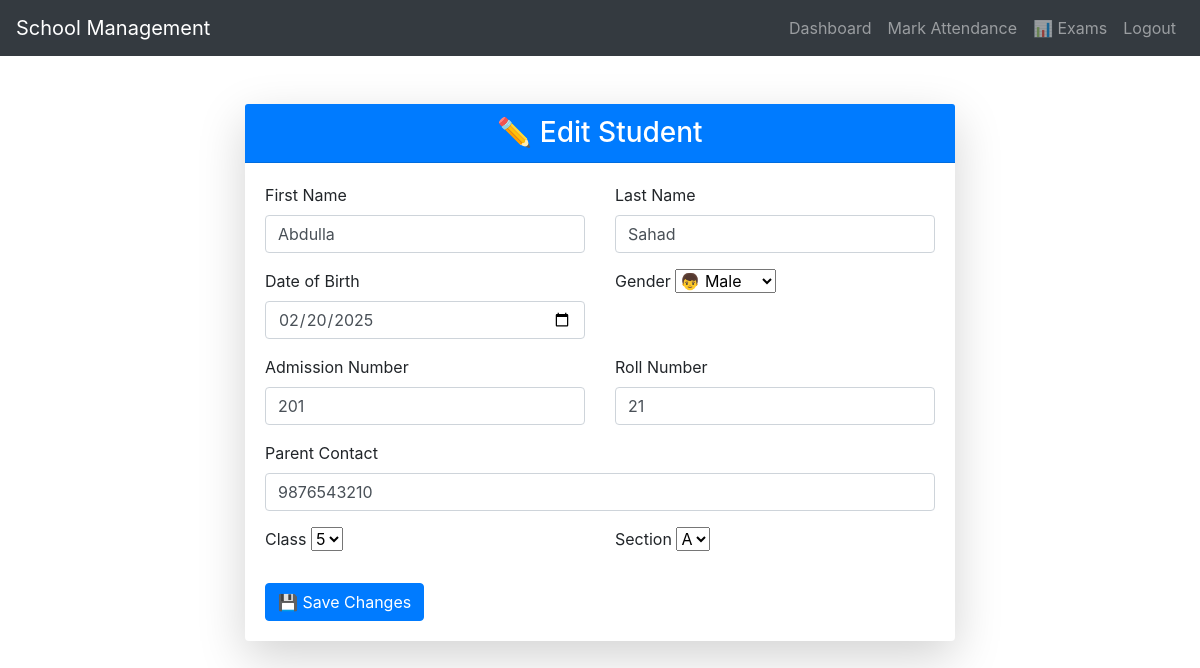
The page /edit_student/1 (signed in) on the database its author committed.
### dashboard/models.py (models this page shows, shortened)
class Student(db.Model):
    id = db.Column(db.Integer, primary_key=True)
    school_id = db.Column(db.Integer, db.ForeignKey('school.id'), nullable=False)
    class_id = db.Column(db.Integer, db.ForeignKey('class.id'), nullable=False)
    section_id = db.Column(db.Integer, db.ForeignKey('section.id'), nullable=False)
    first_name = db.Column(db.String(100), nullable=False)
    last_name = db.Column(db.String(100), nullable=False)
    dob = db.Column(db.Date, nullable=False)
    gender = db.Column(db.Enum('Male', 'Female', 'Other', name="gender_types"), nullable=False)
    admission_number = db.Column(db.String(50), unique=True, nullable=False)
    roll_number = db.Column(db.String(50), nullable=False)
    parent_contact = db.Column(db.String(20), nullable=False)
    attendance = db.relationship('Attendance', backref='student', lazy=True)
    marks = db.relationship('Mark', backref='student', lazy=True)
    parents = db.relationship('Parent', backref='student', lazy=True)

class Class(db.Model):
    id = db.Column(db.Integer, primary_key=True)
    school_id = db.Column(db.Integer, db.ForeignKey('school.id'), nullable=False)
    class_name = db.Column(db.String(10), nullable=False)
    sections = db.relationship('Section', backref='class', lazy=True)
    subjects = db.relationship('Subject', backref='class', lazy=True)
    exams = db.relationship('Exam', backref='class', lazy=True)
    students = db.relationship('Student', backref='class', lazy=True)

class Section(db.Model):
    id = db.Column(db.Integer, primary_key=True)
    class_id = db.Column(db.Integer, db.ForeignKey('class.id'), nullable=False)
    section_name = db.Column(db.String(5), nullable=False)
    students = db.relationship('Student', backref='section', lazy=True)
    exams = db.relationship('Exam', backref='section', lazy=True)

### dashboard/views.py (the view, shortened to what this page needs)
@app.route('/edit_student/<int:student_id>', methods=['GET', 'POST'])
@login_required
def edit_student(student_id):
    student = Student.query.get_or_404(student_id)
    classes = Class.query.all()
    sections = Section.query.all()
    return render_template('edit_student.html', student=student, classes=classes, sections=sections)

### dashboard/__init__.py (called while the page is built)
@login_manager.user_loader
def load_user(user_id):
    user = User.query.get(int(user_id))
    return user

### dashboard/models.py (called while the page is built)
    @property
    def is_authenticated(self):
        return True

### dashboard/templates/edit_student.html (shortened to what this page needs)
{% extends "base.html" %}
{% block content %}
<div class="container mt-5">
    <div class="row justify-content-center">
        <div class="col-lg-8 col-md-10">
            <div class="card shadow-lg border-0 rounded-3">
                <div class="card-header bg-primary text-white text-center">
                    <h3 class="mb-0">✏️ Edit Student</h3>
                </div>
                <div class="card-body">
                    <form method="POST" action="{{ url_for('edit_student', student_id=student.id) }}" class="needs-validation" novalidate>
                        <div class="row">
                            <div class="col-md-6">
                                <label for="first_name" class="form-label">First Name</label>
                                <input type="text" class="form-control" id="first_name" name="first_name" value="{{ student.first_name }}" required>
                            </div>
                            <div class="col-md-6">
                                <label for="last_name" class="form-label">Last Name</label>
                                <input type="text" class="form-control" id="last_name" name="last_name" value="{{ student.last_name }}" required>
                            </div>
                        </div>
                        <div class="row mt-3">
                            <div class="col-md-6">
                                <label for="dob" class="form-label">Date of Birth</label>
                                <input type="date" class="form-control" id="dob" name="dob" value="{{ student.dob }}" required>
                            </div>
                            <div class="col-md-6">
                                <label for="gender" class="form-label">Gender</label>
                                <select class="form-select" id="gender" name="gender" required>
                                    <option value="Male" {% if student.gender == 'Male' %} selected {% endif %}>👦 Male</option>
                                </select>
                            </div>
                        </div>
                        <div class="row mt-3">
                            <div class="col-md-6">
                                <label for="admission_number" class="form-label">Admission Number</label>
                                <input type="text" class="form-control" id="admission_number" name="admission_number" value="{{ student.admission_number }}" required>
                            </div>
                            <div class="col-md-6">
                                <label for="roll_number" class="form-label">Roll Number</label>
                                <input type="text" class="form-control" id="roll_number" name="roll_number" value="{{ student.roll_number }}" required>
                            </div>
                        </div>
                        <div class="mt-3">
                            <label for="parent_contact" class="form-label">Parent Contact</label>
                            <input type="tel" class="form-control" id="parent_contact" name="parent_contact" value="{{ student.parent_contact }}" pattern="[0-9]{10}" required>
                        </div>
                        <div class="row mt-3">
                            <div class="col-md-6">
                                <label for="class_id" class="form-label">Class</label>
                                <select class="form-select" id="class_id" name="class_id" required>
                                    {% for class in classes %}
                                        <option value="{{ class.id }}" {% if student.class_id == class.id %} selected {% endif %}>{{ class.class_name }}</option>
                                    {% endfor %}
                                </select>
                            </div>
                            <div class="col-md-6">
                                <label for="section_id" class="form-label">Section</label>
                                <select class="form-select" id="section_id" name="section_id" required>
                                    {% for section in sections %}
                                        <option value="{{ section.id }}" {% if student.section_id == section.id %} selected {% endif %}>{{ section.section_name }}</option>
                                    {% endfor %}
                                </select>
                            </div>
                        </div>
                        <div class="d-grid mt-4">
                            <button type="submit" class="btn btn-primary">💾 Save Changes</button>
                        </div>
                    </form>
                </div>
            </div>
        </div>
    </div>
</div>
{% endblock %}

### rows shown on the page
Student: first_name "Abdulla", last_name "Sahad", dob "02/20/2025", gender "👦 Male", admission_number "201", roll_number "21", parent_contact "9876543210", class_id "5", section_id "A"
